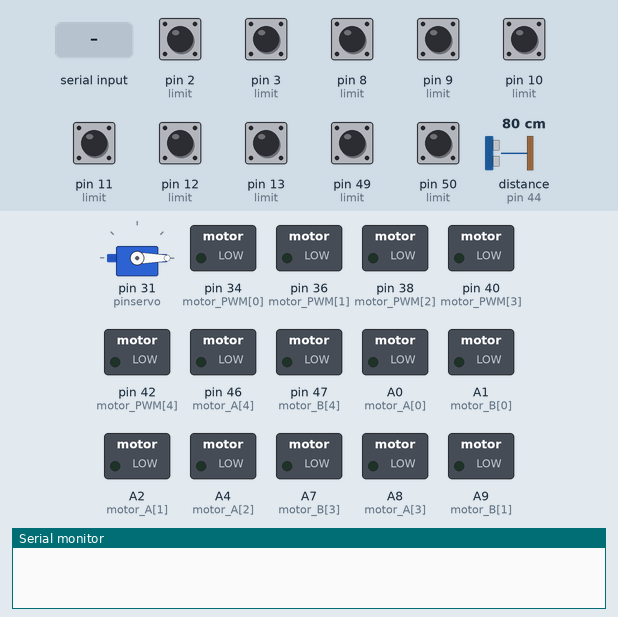
Recording of a sketch running on a simulated Arduino Mega 2560, built with avr-gcc and run on an emulated ATmega2560. On the bench: servo, switched loads named in the sketch (green lamp = pin HIGH), the last lines printed to the serial monitor. Wiring (inferred from the names in the program): ultrasonic range finder: trigger pin 4; echo pin 44. The inputs (shaded band) are chosen by the test bench; at power-on: pin 2 (limit), pin 3 (limit), pin 8 (limit), pin 9 (limit), pin 10 (limit), pin 11 (limit), pin 12 (limit), pin 13 (limit), pin 49 (limit), pin 50 (limit) HIGH, distance to the obstacle (sensor on pin 44) 80 cm. The echo pulse lasts 58.3 µs per cm; pins used as bus, display or sensor lines are not drawn.

Above: at 1.2 s.
1.3 s: "manual\n" received over Serial
2.8 s: "Servo:150\n" received over Serial
At 3.9 s:
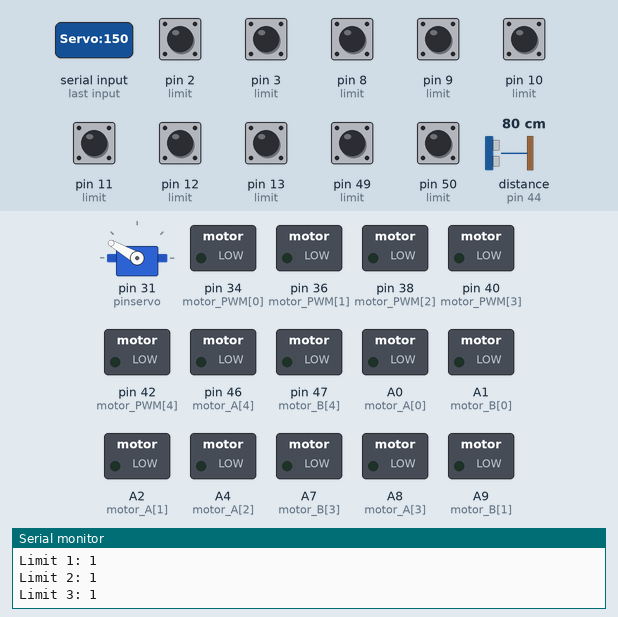
4.4 s: "Servo:45\n" received over Serial
At 5.6 s:
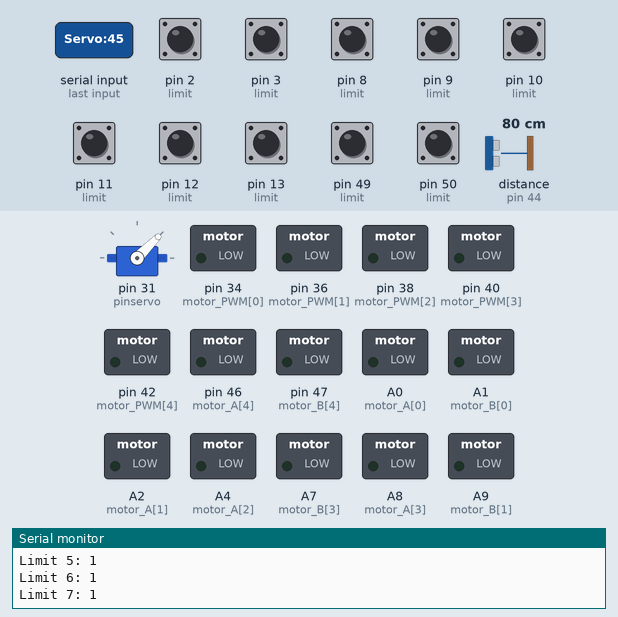
5.9 s: "Servo:1\n" received over Serial
At 6.7 s:
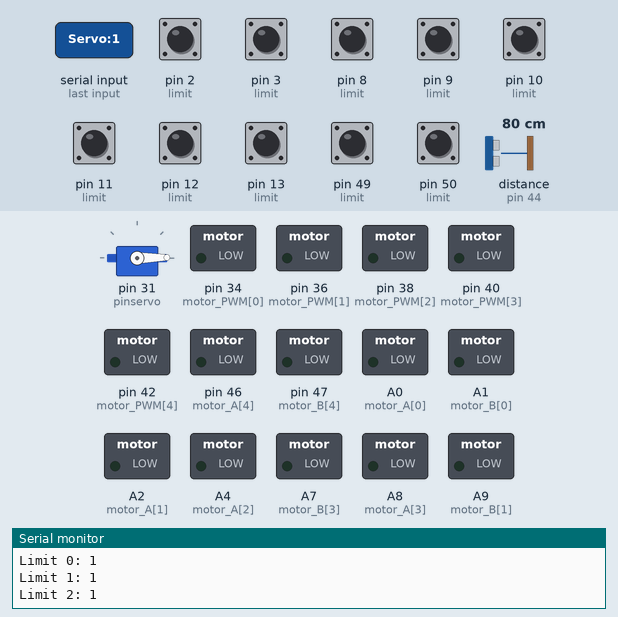
Timing chart, 0 to 8.9 s (numbered marks = the images above; inputs shaded):
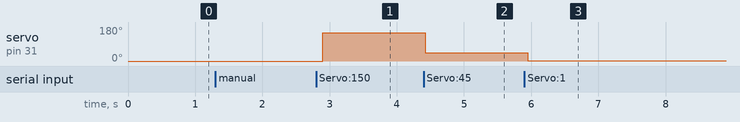

The sketch:

index.ino
```cpp
#include <Arduino_FreeRTOS.h>
#include "config_eq.h";

//String input
String option_setting = "empty";
String input = "";
String last_input = "";

//status limit array
//byte lastState_limit[] = {0, 0, 0, 0, 0, 0, 0, 0, 0, 0};
int lastState_distance[] = {0, 0};
long duration[2];

//status motor
byte lastState_A[] = {0, 0, 0, 0, 0};
byte lastState_B[] = {0, 0, 0, 0, 0};
int  lastState_PWM[] = {0, 0, 0, 0, 0};
String manual_stage[] = {"", "", "", ""};

void setup() {
  Serial.begin(9600); // กำหนด Baud Rate

  //กำหนดขา servo
  direct_servo.attach(pinservo);
  direct_servo.write(0);

  //กำหนดขา litmit
  for (int i = 0; i <= (size_limit) - 1; i++) {
    pinMode(limit[i][0], INPUT_PULLUP);
    pinMode(limit[i][1], INPUT_PULLUP);
  }
  //กำหนดขา ultrasonic
  for (int i = 0; i <= (size_ultra) - 1; i++) {
    pinMode(ultra_trig[i], OUTPUT);
    pinMode(ulta_echo[i], INPUT);
  }
  //motor
  for (int i = 0; i <= (size_motor) - 1; i++) {
    pinMode(motor_PWM[i], OUTPUT);
    pinMode(motor_A[i], OUTPUT);
    pinMode(motor_B[i], OUTPUT);
  }
  //inductive
  for (int i = 0; i <= (size_induct) - 1; i++) {
    pinMode(induct, INPUT);

  }


  //Task main
  xTaskCreate(
    maintask, // function in task
    "main_loop",
    128,
    NULL,
    1,
    NULL
  );
  //ultrasonic1
  xTaskCreate(
    ultrasonictask1, // function in task
    "ultrasonic",
    128,
    NULL,
    1,
    NULL
  );
  //ultrasonic1
  xTaskCreate(
    ultrasonictask2, // function in task
    "ultrasonic",
    128,
    NULL,
    1,
    NULL
  );
}

void loop() {}


void maintask(void *pvParameters) {
  //<------------------------- ติดต่อ ----------------------------------->
  while (1) {
    if (Serial.available() > 0)
    { // ตรวจสอบว่ามีข้อมูลใน Serial Buffer
      input = Serial.readStringUntil('\n'); // อ่านข้อมูลจนถึง newline ('\n')
      input.trim(); // ลบช่องว่างและ newline ออก
      if (input.length() > 0 && input != last_input) { // ตรวจสอบว่าข้อมูลไม่ว่างเปล่า
        input.replace(" ", "\n");

        //option
        if (input == "manual" && option_setting != "manual") {
          option_setting = "manual";
          Serial.println("Manual: START");
        }
        else if (input == "auto" && option_setting != "auto") {
          option_setting = "auto";
          Serial.println("Auto: START");
        }
        else if (input == "auto_pid" && option_setting != "auto_pid") {
          option_setting = "auto_pid";
          Serial.println("Auto_pid: START");
        }
        else if (input == "empty") {
          option_setting = "empty";
          Serial.println("STOP");
        }
      }

      //Serial.println("Received: " + sizeof(limit)); // ส่งข้อมูลกลับเพื่อทดสอบ
    } else {
      input = "";
    }
    //<------------------------- ติดต่อ ----------------------------------->
    if (option_setting == "manual")
    {

      manual_option(input);
    }
  }
}
```

manual.ino
```cpp
void manual_option(String input) {
  if (input.length() > 0) {
    Serial.println(String(input));
    for (int i = 0; i <= (size_motor - 1); i++) {
      if (input == ("forword_motor") + String(i)) {
        manual_stage[i] = String(input);
      }
      if (input == ("backword_motor") + String(i)) {
        manual_stage[i] = String(input);
      }
      if (input == ("stop_motor") + String(i)) {
        manual_stage[i] = String(input);
      }
      if (input.startsWith("Servo")) {
        int colonIndex = input.indexOf(':');
        if (colonIndex  != -1) {
          String value = input.substring(colonIndex + 1); // ดึงค่าหลัง ':'
          int angle = value.toInt(); // แปลงค่าที่ได้เป็นตัวเลข}
          Serial.print("servo: " + angle);
          direct_servo.write(angle);
        }
      }
    }
  }
  ///////////////////////////////////////////////////////////////////
  // motor1
  for (int i = 0; i <= (size_motor - 1); i++) {
    controlmotor_addlimit(manual_stage, i, motor_PWM, motor_A, motor_B, limit);
  }

  // แสดงผลระยะทาง
  //Serial.println("Distance1: " + String(lastState_distance[0]));

  //// แสดงผลระยะทาง
  //Serial.println("Distance2: " + String(lastState_distance[1]));

  //limit show
//  for (int i = 0; i <= (size_limit - 1) ; i++) {
//    int lastState_limit1 = digitalRead(limit[i][0]);
//    int lastState_limit2 = digitalRead(limit[i][1]);
//    if (lastState_limit1 == LOW) {
//      Serial.println("Limit " + String(i * 2) + ": " + String(lastState_limit1)); // ใช้ String() แปลงค่า
//    } else {
//      Serial.println("Limit " + String(i * 2) + ": " + String(lastState_limit1)); // ใช้ String() แปลงค่า
//    }
//    if (lastState_limit2 == LOW) {
//      Serial.println("Limit " + String(i * 2 + 1) + ": " + String(lastState_limit2)); // ใช้ String() แปลงค่า
//    } else {
//      Serial.println("Limit " + String(i * 2 + 1) + ": " + String(lastState_limit2)); // ใช้ String() แปลงค่า
//    }
//
//  }

  //
//  for (int i = 0; i <= (size_induct - 1) ; i++) {
//    int lastState_inductive = digitalRead(induct[i]);
//    if (lastState_inductive == LOW) {
//      Serial.println("induct " + String(i) + ": " + String(lastState_inductive)); // ใช้ String() แปลงค่า
//    } else {
//      Serial.println("induct " + String(i) + ": " + String(lastState_inductive)); // ใช้ String() แปลงค่า
//    }
//
//  }


}
```

share_func.ino
```cpp
// ultrasonic
void ultrasonictask1(void *pvParameters) {
  int number_ult = 0;//val ultasonic
  while (1) {
    // ส่ง Pulse ไปที่ Trig
    digitalWrite(ultra_trig[number_ult], LOW);
    delayMicroseconds(2);
    digitalWrite(ultra_trig[number_ult], HIGH);
    delayMicroseconds(10);
    digitalWrite(ultra_trig[number_ult], LOW);

    // อ่านค่า Echo
    duration[0] = pulseIn(ulta_echo[number_ult], HIGH);
    lastState_distance[number_ult] = (duration[0] * 0.034) / 2;

    vTaskDelay(1000 / portTICK_PERIOD_MS);  // หน่วงเวลา 1 วินาที
  }
}

void ultrasonictask2(void *pvParameters) {
  int number_ult = 1;
  while (1) {
//    for (int i = 0; i <= (size_limit - 1) ; i++) {
//      int lastState_limit1 = digitalRead(limit[i][0]);
//      int lastState_limit2 = digitalRead(limit[i][1]);
//      if (lastState_limit1 == LOW) {
//        Serial.println("Limit " + String(i * 2) + ": " + String(lastState_limit1)); // ใช้ String() แปลงค่า
//      } else {
//        Serial.println("Limit " + String(i * 2) + ": " + String(lastState_limit1)); // ใช้ String() แปลงค่า
//      }
//      if (lastState_limit2 == LOW) {
//        Serial.println("Limit " + String(i * 2 + 1) + ": " + String(lastState_limit2)); // ใช้ String() แปลงค่า
//      } else {
//        Serial.println("Limit " + String(i * 2 + 1) + ": " + String(lastState_limit2)); // ใช้ String() แปลงค่า
//      }
//
//    }
//
//    //
//    for (int i = 0; i <= (size_induct - 1) ; i++) {
//      int lastState_inductive = digitalRead(induct[i]);
//      if (lastState_inductive == LOW) {
//        Serial.println("induct " + String(i) + ": " + String(lastState_inductive)); // ใช้ String() แปลงค่า
//      } else {
//        Serial.println("induct " + String(i) + ": " + String(lastState_inductive)); // ใช้ String() แปลงค่า
//      }
//
//    }


    vTaskDelay(1000 / portTICK_PERIOD_MS);  // หน่วงเวลา 1 วินาที
  }
}

void controlmotor_addlimit(const String input[] , int motor_num , const int motorPWM[] , const int motor_A[] , const int motor_B[], const int limit[][2]) {

  int limit_read_on = digitalRead(limit[motor_num][0]);
  int limit_read_bottom = digitalRead(limit[motor_num][1]);

  //ขึ้น
  if (input[motor_num] == ("forword_motor") + String(motor_num) && limit_read_on != LOW) {
    analogWrite(motor_PWM[motor_num], 255);
    analogWrite(motor_A[motor_num], 255);
    analogWrite(motor_B[motor_num], 0);
    Serial.println("Limit " + String(motor_num * 2) + ": " + String(limit_read_on)); // ใช้ String() แปลงค่า
  }
  //ลง
  else if (input[motor_num] == ("backword_motor") + String(motor_num) && limit_read_bottom != LOW) {
    analogWrite(motor_PWM[motor_num], 255);
    analogWrite(motor_A[motor_num], 0);
    analogWrite(motor_B[motor_num], 255);
    Serial.println("Limit " + String(motor_num * 2 + 1) + ": " + String(limit_read_on)); // ใช้ String() แปลงค่า
  }
  else {
    analogWrite(motor_PWM[motor_num], 0);
    analogWrite(motor_A[motor_num]  , 0);
    analogWrite(motor_B[motor_num]  , 0);
    Serial.println("Limit " + String(motor_num * 2) + ": " + String(limit_read_on));
    Serial.println("Limit " + String(motor_num * 2 + 1) + ": " + String(limit_read_on));
  }


}
```

config_eq.h
```cpp
//servo
#include <Servo.h>
Servo direct_servo;
#define pinservo 31

// ประกาศ array limit[] ในที่นี้
                 //       1       2       3      4
const int limit[][2] = {{49,2}, {11,12} , {3,10}, {13,8} , {50,9}};  //<แก้ array เป็น 2 มิติ ที่ limit
const int size_limit = sizeof(limit) / sizeof(limit[0]);

//ultrasonic
const int ultra_trig[] = {4,5};
const int ulta_echo[] = {44,45};
const int size_ultra = sizeof(ultra_trig) / sizeof(ultra_trig[0]);

//DC MOTOR

const int motor_PWM[] = {34,  36, 38,  40, 42};
const int motor_A[] =   {A0,  A2, A4,  A8, 46};
const int motor_B[] =   {A1,  A9, A12, A7, 47};
const int size_motor = sizeof(motor_PWM) / sizeof(motor_PWM[0]);

//inductive
const int induct[] = {7,6};
const int size_induct = sizeof(induct) / sizeof(induct[0]);
```

Measured:
- after the input at 2.8 s, servo on pin 31 (pinservo): 0° → 150° after 0.10 s
- after the input at 4.4 s, servo on pin 31 (pinservo): 150° → 45° at once
- after the input at 5.9 s, servo on pin 31 (pinservo): 45° → 1° after 0.05 s
